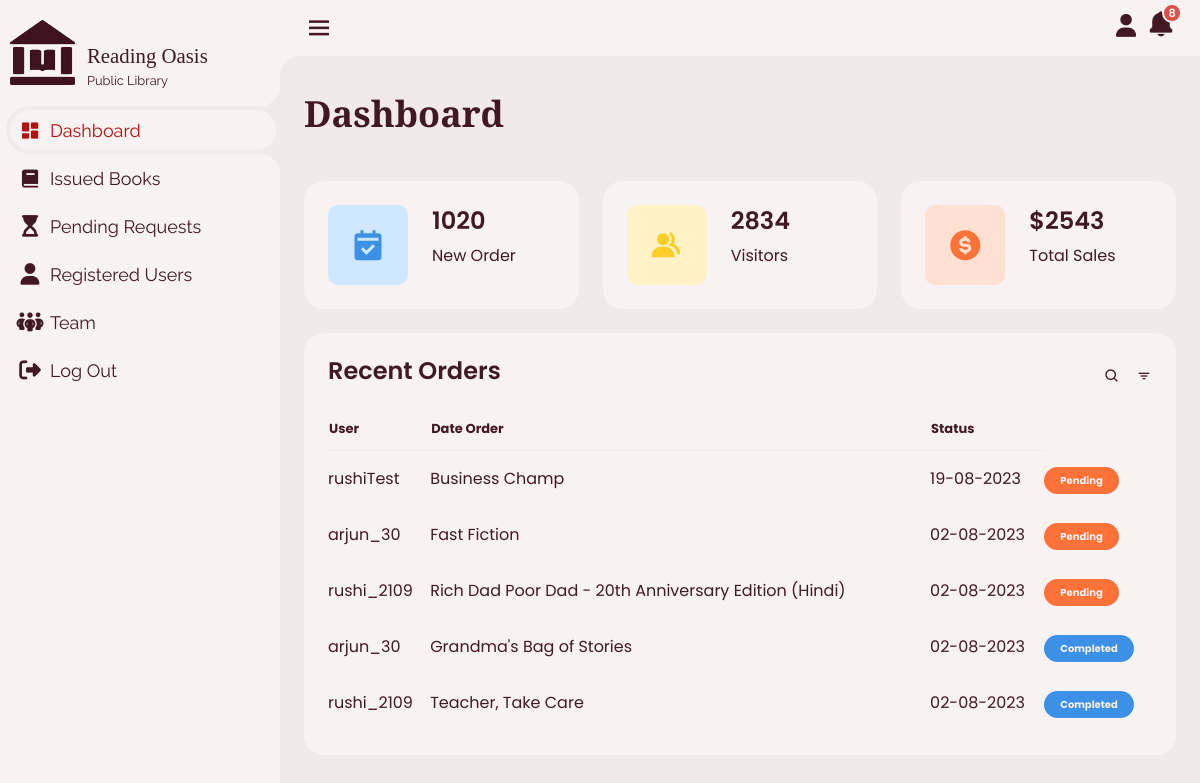
The page /admin_dashboard/ (signed in) on the database its author committed.
### rsLib/models.py (models this page shows, shortened)
class IssueRequest(models.Model):
    title = models.CharField(max_length=100)
    volume_id = models.CharField(max_length=100)
    user = models.ForeignKey(User, on_delete=models.CASCADE)
    requested_at = models.DateTimeField(default=timezone.now)

class IssuedBook(models.Model):
    title = models.CharField(max_length=100)
    volume_id = models.CharField(max_length=100)
    user = models.ForeignKey(User, on_delete=models.CASCADE)
    issued_at = models.DateTimeField(default=timezone.now)

### rsLib/views.py (the view)
# urls.py: path('admin_dashboard/', dashboard, name='dashboard'),
@login_required
def dashboard(request):
    issue_requests = IssueRequest.objects.all()
    issued_books = IssuedBook.objects.all()
    users = User.objects.all()
    def get_timestamp(item):
        if isinstance(item, IssueRequest):
            return item.requested_at
        elif isinstance(item, IssuedBook):
            return item.issued_at
    combined_orders = sorted(
        chain(issue_requests, issued_books),
        key=get_timestamp,
        reverse=True
    )[:5]
    combined_orders_with_status = []
    for order in combined_orders:
        if isinstance(order, IssueRequest):
            combined_orders_with_status.append({'item': order, 'status': 'pending'})
        elif isinstance(order, IssuedBook):
            combined_orders_with_status.append({'item': order, 'status': 'completed'})
    context = {
        'recent_orders': combined_orders_with_status,
        'users': users,
    }
    return render(request, 'rsLib/admin.html', context)

### rsLib/templates/rsLib/admin.html (shortened to what this page needs)
{% load static %}
<!DOCTYPE html>
<html lang="en">
<head>
  <link rel="stylesheet" type="text/css" href="{% static 'rsLib/admin.css' %}" />
  <link href="https://cdn.jsdelivr.net/npm/bootstrap@5.3.0/dist/css/bootstrap.min.css" rel="stylesheet"
 />
  <link rel="stylesheet" href="https://cdnjs.cloudflare.com/ajax/libs/animate.css/4.1.1/animate.min.css" />
  <link href="https://unpkg.com/boxicons@2.1.4/css/boxicons.min.css" rel="stylesheet" />
  <link rel="stylesheet"
    href="https://maxst.icons8.com/vue-static/landings/line-awesome/font-awesome-line-awesome/css/all.min.css" />
  <link rel="stylesheet" href="https://cdn.jsdelivr.net/npm/bootstrap-icons@1.10.5/font/bootstrap-icons.css" />
</head>
<body>
  <section class="" id="sidebar">
    <a href="#" class="brand">
      <div id="Logo-Image" class="image-sec">
        <a class="navbar-brand" href="#">
          <img src="{% static 'images/img2.png' %}" alt="Logo" class="d-inline-block align-text-center logo-image" />
        </a>
        <div class="img-con">
          <p class="img-p container-fluid">Reading Oasis</p>
          <br />
          <p class="img-sub container-fluid">Public Library</p>
        </div>
      </div>
    </a>
    <ul class="side-menu top">
      <li class="active">
        <a href="{% url 'dashboard' %}">
          <i class="bx bxs-dashboard"></i>
          <span class="text">Dashboard</span>
        </a>
      </li>
      <li>
        <a href="{% url 'admin_dashboard/issued_books/' %}">
          <i class="bx bxs-book"></i>
          <span class="text">Issued Books</span>
        </a>
      </li>
      <li>
        <a href="{% url 'admin_dashboard/issue_requests/' %}">
          <i class="fa-solid fa-hourglass-start"></i>
          <span class="text">Pending Requests</span>
        </a>
      </li>
      <li>
        <a href="{% url 'admin_dashboard/registered_user/' %}">
          <i class="fa-solid fa-user"></i>
          <span class="text">Registered Users</span>
        </a>
      </li>
      <li>
        <a href="{% url 'admin_dashboard/admin_members/' %}">
          <i class="fa-solid fa-people-group"></i>
          <span class="text">Team</span>
        </a>
      </li>
      <li>
        <a href="{% url 'admin_dashboard/admin_logout/' %}">
          <i class="fa-solid fa-right-from-bracket"></i>
          <span class="text">Log Out</span>
        </a>
      </li>
    </ul>
  </section>
  <section class="" id="content">
    {% include "rsLib/admin_nav.html" %}
    <main>
      <div class="head-title">
        <div class="left">
          <h1>Dashboard</h1>
        </div>
      </div>
      <ul class="box-info">
        <li>
          <i class="bx bxs-calendar-check"></i>
          <span class="text">
            <h3>1020</h3>
            <p>New Order</p>
          </span>
        </li>
        <li>
          <i class="bx bxs-group"></i>
          <span class="text">
            <h3>2834</h3>
            <p>Visitors</p>
          </span>
        </li>
        <li>
          <i class="bx bxs-dollar-circle"></i>
          <span class="text">
            <h3>$2543</h3>
            <p>Total Sales</p>
          </span>
        </li>
      </ul>
      <div class="table-data">
        <div class="order">
          <div class="head">
            <h3>Recent Orders</h3>
            <i class="bx bx-search"></i>
            <i class="bx bx-filter"></i>
          </div>
          <table>
            <thead>
              <tr>
                <th>User</th>
                <th>Date Order</th>
                <th>Status</th>
              </tr>
            </thead>
            <tbody>
              {% for order in recent_orders %}
              <tr>
                <td>
                  {{ order.item.user.username }}
                </td>
                <td>{{ order.item.title }}</td>
                <td>
                  {% if order.status == 'pending' %}
                  {{ order.item.requested_at|date:"d-m-Y" }}
                  {% elif order.status == 'completed' %}
                  {{ order.item.issued_at|date:"d-m-Y" }}
                  {% endif %}
                </td>
                <td>
                  {% if order.status == 'pending' %}
                  <span class="status pending">Pending</span>
                  {% elif order.status == 'completed' %}
                  <span class="status completed">Completed</span>
                  {% endif %}
                </td>
              </tr>
              {% endfor %}
            </tbody>
          </table>
        </div>
      </div>
    </main>
  </section>
</body>
</html>

### rsLib/templates/rsLib/admin_nav.html
{% load static %}
<nav>
        <i class="bx bx-menu"></i>
        <div class="contain">
          <a href="#" class="notification">
            <i class="bx bxs-bell"></i>
            <span class="num">8</span>
          </a>
          <a href="#" class="profile">
            <i class="fa-solid fa-user"></i>
          </a>
        </div>
      </nav>

### rows shown on the page
IssueRequest: item.user.username "rushiTest", item "Business Champ", item.requested_at "19-08-2023", shows "Pending"
IssueRequest: item.user.username "arjun_30", item "Fast Fiction", item.requested_at "02-08-2023", shows "Pending"
IssueRequest: item.user.username "rushi_2109", item "Rich Dad Poor Dad - 20th Anniversary Edition (Hindi)", item.requested_at "02-08-2023", shows "Pending"
IssuedBook: item.user.username "arjun_30", item "Grandma's Bag of Stories", item.issued_at "02-08-2023", shows "Completed"
IssuedBook: item.user.username "rushi_2109", item "Teacher, Take Care", item.issued_at "02-08-2023", shows "Completed"
